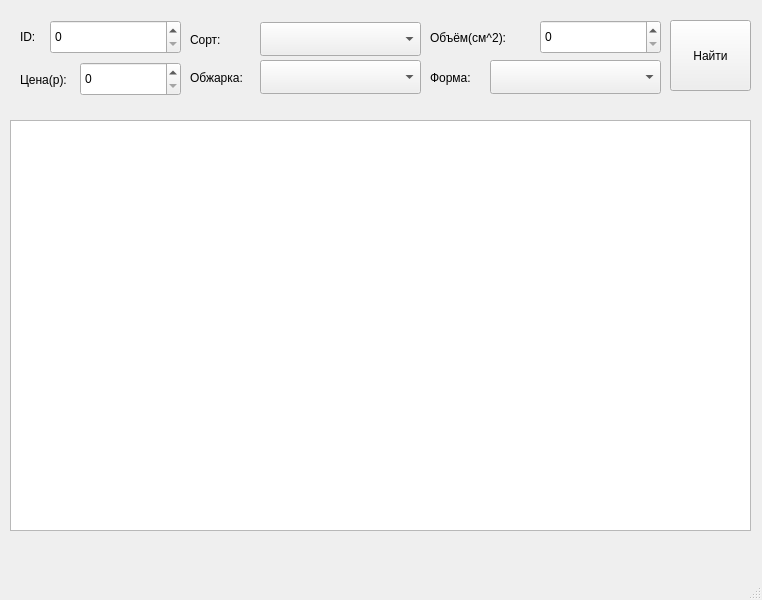
<?xml version="1.0" encoding="UTF-8"?>
<ui version="4.0">
 <class>MainWindow</class>
 <widget class="QMainWindow" name="MainWindow">
  <property name="geometry">
   <rect>
    <x>0</x>
    <y>0</y>
    <width>762</width>
    <height>600</height>
   </rect>
  </property>
  <property name="windowTitle">
   <string>Найдите подходящий Вам кофе</string>
  </property>
  <widget class="QWidget" name="centralwidget">
   <widget class="QLabel" name="id_label">
    <property name="geometry">
     <rect>
      <x>20</x>
      <y>20</y>
      <width>31</width>
      <height>34</height>
     </rect>
    </property>
    <property name="text">
     <string>ID:</string>
    </property>
   </widget>
   <widget class="QSpinBox" name="id_spinbox">
    <property name="geometry">
     <rect>
      <x>50</x>
      <y>20</y>
      <width>131</width>
      <height>34</height>
     </rect>
    </property>
    <property name="maximum">
     <number>999</number>
    </property>
   </widget>
   <widget class="QComboBox" name="kind_combobox">
    <property name="geometry">
     <rect>
      <x>260</x>
      <y>22</y>
      <width>161</width>
      <height>34</height>
     </rect>
    </property>
   </widget>
   <widget class="QLabel" name="kind_label">
    <property name="geometry">
     <rect>
      <x>190</x>
      <y>20</y>
      <width>41</width>
      <height>39</height>
     </rect>
    </property>
    <property name="text">
     <string>Сорт:</string>
    </property>
   </widget>
   <widget class="QComboBox" name="roasting_combobox">
    <property name="geometry">
     <rect>
      <x>260</x>
      <y>60</y>
      <width>161</width>
      <height>34</height>
     </rect>
    </property>
   </widget>
   <widget class="QLabel" name="roasting_label">
    <property name="geometry">
     <rect>
      <x>190</x>
      <y>58</y>
      <width>70</width>
      <height>39</height>
     </rect>
    </property>
    <property name="text">
     <string>Обжарка:</string>
    </property>
   </widget>
   <widget class="QComboBox" name="condition_combobox">
    <property name="geometry">
     <rect>
      <x>490</x>
      <y>60</y>
      <width>171</width>
      <height>34</height>
     </rect>
    </property>
   </widget>
   <widget class="QLabel" name="condition_label">
    <property name="geometry">
     <rect>
      <x>430</x>
      <y>58</y>
      <width>61</width>
      <height>39</height>
     </rect>
    </property>
    <property name="text">
     <string>Форма:</string>
    </property>
   </widget>
   <widget class="QSpinBox" name="price_spinbox">
    <property name="geometry">
     <rect>
      <x>80</x>
      <y>62</y>
      <width>101</width>
      <height>34</height>
     </rect>
    </property>
    <property name="maximum">
     <number>999</number>
    </property>
   </widget>
   <widget class="QLabel" name="price_label">
    <property name="geometry">
     <rect>
      <x>20</x>
      <y>60</y>
      <width>60</width>
      <height>39</height>
     </rect>
    </property>
    <property name="text">
     <string>Цена(р):</string>
    </property>
   </widget>
   <widget class="QSpinBox" name="size_spinbox">
    <property name="geometry">
     <rect>
      <x>540</x>
      <y>20</y>
      <width>121</width>
      <height>34</height>
     </rect>
    </property>
    <property name="maximum">
     <number>23999</number>
    </property>
   </widget>
   <widget class="QLabel" name="size_label">
    <property name="geometry">
     <rect>
      <x>430</x>
      <y>18</y>
      <width>100</width>
      <height>39</height>
     </rect>
    </property>
    <property name="text">
     <string>Объём(см^2):</string>
    </property>
   </widget>
   <widget class="QTableWidget" name="table_widget">
    <property name="geometry">
     <rect>
      <x>10</x>
      <y>120</y>
      <width>741</width>
      <height>411</height>
     </rect>
    </property>
   </widget>
   <widget class="QPushButton" name="search_btn">
    <property name="geometry">
     <rect>
      <x>670</x>
      <y>20</y>
      <width>81</width>
      <height>71</height>
     </rect>
    </property>
    <property name="text">
     <string>Найти</string>
    </property>
   </widget>
  </widget>
  <widget class="QMenuBar" name="menubar">
   <property name="geometry">
    <rect>
     <x>0</x>
     <y>0</y>
     <width>762</width>
     <height>31</height>
    </rect>
   </property>
  </widget>
  <widget class="QStatusBar" name="statusbar"/>
 </widget>
 <resources/>
 <connections/>
</ui>
